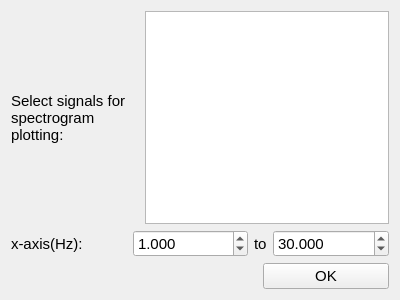
<?xml version="1.0" encoding="UTF-8"?>
<ui version="4.0">
 <class>Form</class>
 <widget class="QWidget" name="Form">
  <property name="windowModality">
   <enum>Qt::ApplicationModal</enum>
  </property>
  <property name="geometry">
   <rect>
    <x>0</x>
    <y>0</y>
    <width>400</width>
    <height>300</height>
   </rect>
  </property>
  <property name="maximumSize">
   <size>
    <width>400</width>
    <height>300</height>
   </size>
  </property>
  <property name="windowTitle">
   <string>Select signals for PSD</string>
  </property>
  <layout class="QHBoxLayout" name="horizontalLayout_4">
   <item>
    <layout class="QVBoxLayout" name="verticalLayout" stretch="0,0,0">
     <item>
      <layout class="QHBoxLayout" name="horizontalLayout">
       <item>
        <widget class="QLabel" name="label">
         <property name="font">
          <font>
           <pointsize>11</pointsize>
          </font>
         </property>
         <property name="text">
          <string>Select signals for spectrogram plotting:</string>
         </property>
         <property name="textFormat">
          <enum>Qt::AutoText</enum>
         </property>
         <property name="wordWrap">
          <bool>true</bool>
         </property>
        </widget>
       </item>
       <item>
        <layout class="QVBoxLayout" name="verticalLayout_2">
         <item>
          <widget class="QListWidget" name="listWidget">
           <property name="selectionMode">
            <enum>QAbstractItemView::MultiSelection</enum>
           </property>
          </widget>
         </item>
        </layout>
       </item>
      </layout>
     </item>
     <item>
      <layout class="QHBoxLayout" name="horizontalLayout_2" stretch="1,1,0,1">
       <item>
        <widget class="QLabel" name="label_2">
         <property name="font">
          <font>
           <pointsize>11</pointsize>
          </font>
         </property>
         <property name="text">
          <string>x-axis(Hz):</string>
         </property>
        </widget>
       </item>
       <item>
        <widget class="QDoubleSpinBox" name="x1">
         <property name="font">
          <font>
           <pointsize>11</pointsize>
          </font>
         </property>
         <property name="decimals">
          <number>3</number>
         </property>
         <property name="value">
          <double>1.000000000000000</double>
         </property>
        </widget>
       </item>
       <item>
        <widget class="QLabel" name="label_3">
         <property name="font">
          <font>
           <pointsize>11</pointsize>
          </font>
         </property>
         <property name="text">
          <string>to</string>
         </property>
        </widget>
       </item>
       <item>
        <widget class="QDoubleSpinBox" name="x2">
         <property name="font">
          <font>
           <pointsize>11</pointsize>
          </font>
         </property>
         <property name="decimals">
          <number>3</number>
         </property>
         <property name="value">
          <double>30.000000000000000</double>
         </property>
        </widget>
       </item>
      </layout>
     </item>
     <item>
      <layout class="QHBoxLayout" name="horizontalLayout_3" stretch="2,1">
       <item>
        <spacer name="horizontalSpacer">
         <property name="font">
          <font>
           <pointsize>11</pointsize>
          </font>
         </property>
         <property name="orientation">
          <enum>Qt::Horizontal</enum>
         </property>
         <property name="sizeHint" stdset="0">
          <size>
           <width>40</width>
           <height>20</height>
          </size>
         </property>
        </spacer>
       </item>
       <item>
        <widget class="QPushButton" name="ok_btn">
         <property name="font">
          <font>
           <pointsize>11</pointsize>
          </font>
         </property>
         <property name="text">
          <string>OK</string>
         </property>
        </widget>
       </item>
      </layout>
     </item>
    </layout>
   </item>
  </layout>
 </widget>
 <resources/>
 <connections/>
</ui>
